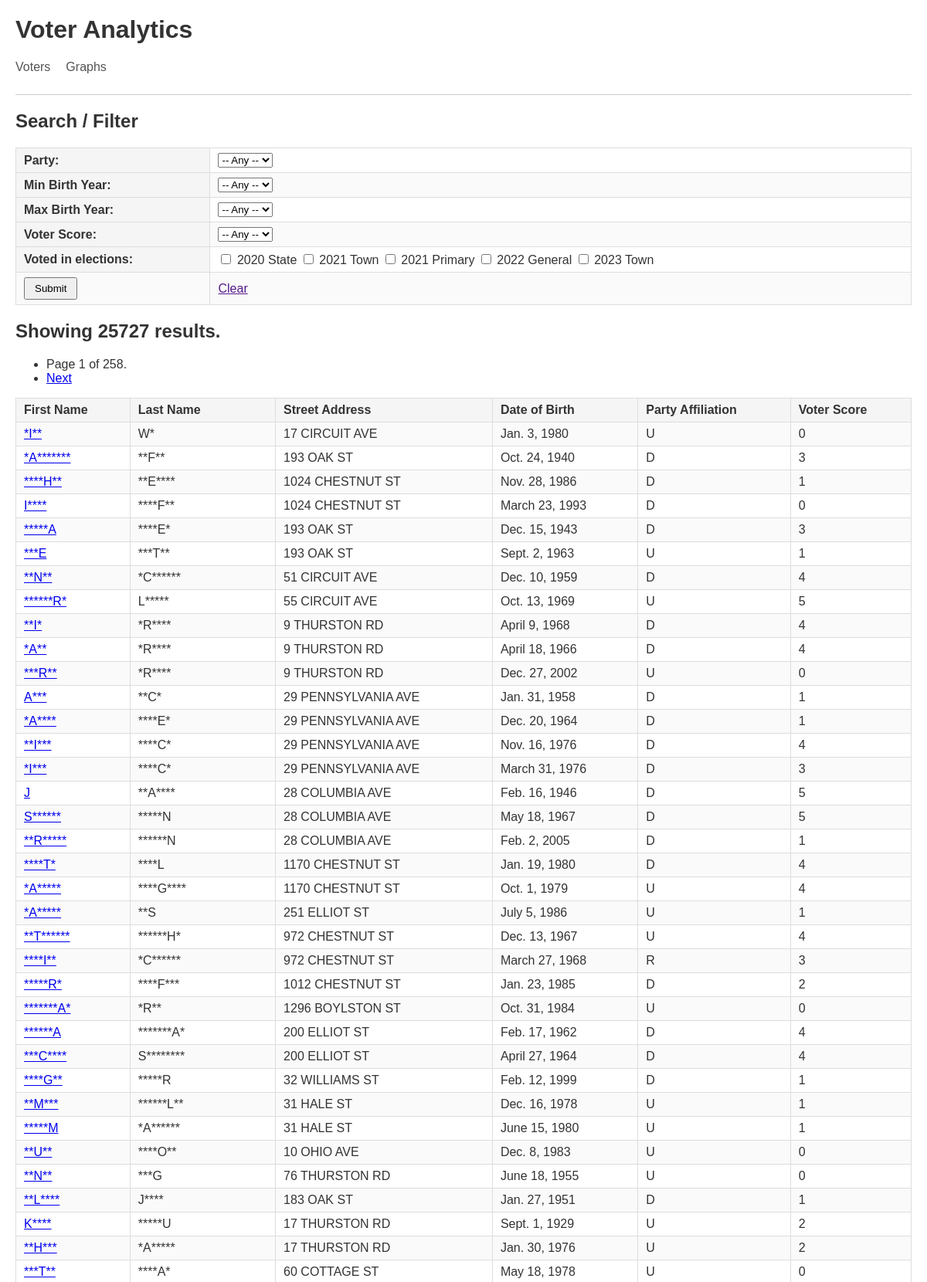
Screenshot of /voter_analytics/ (upper part) with the database file from the repository.
### voter_analytics/models.py (models this page shows, shortened)
class Voter(models.Model):
    last_name = models.TextField()
    first_name = models.TextField()
    street_number = models.TextField()
    street_name = models.TextField()
    apartment_number = models.TextField()
    zip_code = models.TextField()
    date_of_birth = models.DateField()
    date_of_registration = models.DateField()
    party_affiliation = models.TextField()
    precinct_number = models.TextField()
    v20state = models.BooleanField()
    v21town = models.BooleanField()
    v21primary = models.BooleanField()
    v22general = models.BooleanField()
    v23town = models.BooleanField()
    voter_score = models.IntegerField()

### voter_analytics/views.py (the view)
# urls.py: path('', views.VoterListView.as_view(), name='voters'),
class VoterListView(ListView):
    template_name = 'voter_analytics/voters.html'
    model = Voter
    context_object_name = 'voters'
    paginate_by = 100
    def get_queryset(self):
        qs = super().get_queryset()
        if 'party' in self.request.GET:
            party = self.request.GET['party']
            if party:
                qs = qs.filter(party_affiliation=party)
        if 'min_dob' in self.request.GET:
            min_dob = self.request.GET['min_dob']
            if min_dob:
                qs = qs.filter(date_of_birth__year__gte=min_dob)
        if 'max_dob' in self.request.GET:
            max_dob = self.request.GET['max_dob']
            if max_dob:
                qs = qs.filter(date_of_birth__year__lte=max_dob)
        if 'voter_score' in self.request.GET:
            voter_score = self.request.GET['voter_score']
            if voter_score:
                qs = qs.filter(voter_score=voter_score)
        for field in ['v20state', 'v21town', 'v21primary', 'v22general', 'v23town']:
            if self.request.GET.get(field):
                qs = qs.filter(**{field: True})
        return qs
    def get_context_data(self, **kwargs):
        context = super().get_context_data(**kwargs)
        context['parties'] = Voter.objects.values_list('party_affiliation', flat=True).distinct().order_by('party_affiliation')
        context['years'] = range(1900, 2024)
        context['scores'] = range(0, 6)
        context['selected_party'] = self.request.GET.get('party', '')
        context['selected_min_dob'] = self.request.GET.get('min_dob', '')
        context['selected_max_dob'] = self.request.GET.get('max_dob', '')
        context['selected_voter_score'] = self.request.GET.get('voter_score', '')
        context['selected_v20state'] = self.request.GET.get('v20state', '')
        context['selected_v21town'] = self.request.GET.get('v21town', '')
        context['selected_v21primary'] = self.request.GET.get('v21primary', '')
        context['selected_v22general'] = self.request.GET.get('v22general', '')
        context['selected_v23town'] = self.request.GET.get('v23town', '')
        return context

### voter_analytics/templates/voter_analytics/voters.html (shortened to what this page needs)
{% extends 'voter_analytics/base.html' %}
{% block content %}
<div class="container">
    {% include "voter_analytics/search.html" %}
    <h2>Showing {{ page_obj.paginator.count }} results.</h2>
    <div class="row">
        {% if is_paginated %}
        <ul class="pagination">
                <li><span>Page {{ page_obj.number }} of {{ page_obj.paginator.num_pages }}.</span></li>
            {% if page_obj.has_next %}
                <li><span><a href="?page={{ page_obj.next_page_number }}">Next</a></span></li>
            {% endif %}
        </ul>
        {% endif %}
    </div>
    <div class="row">
        <table>
            <tr>
                <th>First Name</th>
                <th>Last Name</th>
                <th>Street Address</th>
                <th>Date of Birth</th>
                <th>Party Affiliation</th>
                <th>Voter Score</th>
            </tr>
            {% for voter in voters %}
            <tr>
                <td><a href="{% url 'voter' voter.pk %}">{{ voter.first_name }}</a></td>
                <td>{{ voter.last_name }}</td>
                <td>{{ voter.street_number }} {{ voter.street_name }}</td>
                <td>{{ voter.date_of_birth }}</td>
                <td>{{ voter.party_affiliation }}</td>
                <td>{{ voter.voter_score }}</td>
            </tr>
            {% endfor %}
        </table>
    </div>
</div>
{% endblock %}

### voter_analytics/templates/voter_analytics/base.html (shortened to what this page needs)
{% load static %}
<html>
    <head>
        <link rel="stylesheet" href="{% static 'styles.css' %}">
    </head>
    <body>
        <header>
            <h1>Voter Analytics</h1>
            <nav>
                <ul>
                    <li><a href="{% url 'voters' %}">Voters</a></li>
                    <li><a href="{% url 'graphs' %}">Graphs</a></li>
                </ul>
            </nav>
        </header>
    {% block content %}
    {% endblock %}
    </body>
</html>

### voter_analytics/templates/voter_analytics/search.html (shortened to what this page needs)
<h2>Search / Filter</h2>
<form action="">
<table>
    <tr>
        <th>Party:</th>
        <td>
            <select name="party">
                <option value="">-- Any --</option>
            </select>
        </td>
    </tr>
    <tr>
        <th>Min Birth Year:</th>
        <td>
            <select name="min_dob">
                <option value="">-- Any --</option>
            </select>
        </td>
    </tr>
    <tr>
        <th>Max Birth Year:</th>
        <td>
            <select name="max_dob">
                <option value="">-- Any --</option>
            </select>
        </td>
    </tr>
    <tr>
        <th>Voter Score:</th>
        <td>
            <select name="voter_score">
                <option value="">-- Any --</option>
            </select>
        </td>
    </tr>
    <tr>
        <th>Voted in elections:</th>
        <td>
            <label><input type="checkbox" name="v20state" {% if selected_v20state %}checked{% endif %}> 2020 State</label>
            <label><input type="checkbox" name="v21town" {% if selected_v21town %}checked{% endif %}> 2021 Town</label>
            <label><input type="checkbox" name="v21primary" {% if selected_v21primary %}checked{% endif %}> 2021 Primary</label>
            <label><input type="checkbox" name="v22general" {% if selected_v22general %}checked{% endif %}> 2022 General</label>
            <label><input type="checkbox" name="v23town" {% if selected_v23town %}checked{% endif %}> 2023 Town</label>
        </td>
    </tr>
    <tr>
        <td><input type="submit" value="Submit"></td>
        <td><a href="">Clear</a></td>
    </tr>
</table>
</form>

### static/styles.css (style rules this page uses)
body { font-family: sans-serif; margin: 20px; color: #333; }
header { border-bottom: 1px solid #ccc; margin-bottom: 20px; padding-bottom: 10px; }
nav ul { list-style: none; padding: 0; display: flex; gap: 20px; }
nav a { text-decoration: none; color: #555; }
table { border-collapse: collapse; width: 100%; }
th, td { border: 1px solid #ddd; padding: 6px 10px; text-align: left; }
th { background: #f5f5f5; }
tr:nth-child(even) { background: #fafafa; }
input[type="submit"] { padding: 5px 12px; cursor: pointer; }

### rows the page displays
Voter: first_name "*I**", last_name "W*", street_number "17", street_name "CIRCUIT AVE", date_of_birth "Jan. 3, 1980", party_affiliation "U", voter_score "0"
Voter: first_name "*A*******", last_name "**F**", street_number "193", street_name "OAK ST", date_of_birth "Oct. 24, 1940", party_affiliation "D", voter_score "3"
Voter: first_name "****H**", last_name "**E****", street_number "1024", street_name "CHESTNUT ST", date_of_birth "Nov. 28, 1986", party_affiliation "D", voter_score "1"
Voter: first_name "I****", last_name "****F**", street_number "1024", street_name "CHESTNUT ST", date_of_birth "March 23, 1993", party_affiliation "D", voter_score "0"
Voter: first_name "*****A", last_name "****E*", street_number "193", street_name "OAK ST", date_of_birth "Dec. 15, 1943", party_affiliation "D", voter_score "3"
Voter: first_name "***E", last_name "***T**", street_number "193", street_name "OAK ST", date_of_birth "Sept. 2, 1963", party_affiliation "U", voter_score "1"
Voter: first_name "**N**", last_name "*C******", street_number "51", street_name "CIRCUIT AVE", date_of_birth "Dec. 10, 1959", party_affiliation "D", voter_score "4"
Voter: first_name "******R*", last_name "L*****", street_number "55", street_name "CIRCUIT AVE", date_of_birth "Oct. 13, 1969", party_affiliation "U", voter_score "5"
Voter: first_name "**I*", last_name "*R****", street_number "9", street_name "THURSTON RD", date_of_birth "April 9, 1968", party_affiliation "D", voter_score "4"
Voter: first_name "*A**", last_name "*R****", street_number "9", street_name "THURSTON RD", date_of_birth "April 18, 1966", party_affiliation "D", voter_score "4"
Voter: first_name "***R**", last_name "*R****", street_number "9", street_name "THURSTON RD", date_of_birth "Dec. 27, 2002", party_affiliation "U", voter_score "0"
Voter: first_name "A***", last_name "**C*", street_number "29", street_name "PENNSYLVANIA AVE", date_of_birth "Jan. 31, 1958", party_affiliation "D", voter_score "1"
Voter: first_name "*A****", last_name "****E*", street_number "29", street_name "PENNSYLVANIA AVE", date_of_birth "Dec. 20, 1964", party_affiliation "D", voter_score "1"
Voter: first_name "**I***", last_name "****C*", street_number "29", street_name "PENNSYLVANIA AVE", date_of_birth "Nov. 16, 1976", party_affiliation "D", voter_score "4"
Voter: first_name "*I***", last_name "****C*", street_number "29", street_name "PENNSYLVANIA AVE", date_of_birth "March 31, 1976", party_affiliation "D", voter_score "3"
Voter: first_name "J", last_name "**A****", street_number "28", street_name "COLUMBIA AVE", date_of_birth "Feb. 16, 1946", party_affiliation "D", voter_score "5"
Voter: first_name "S******", last_name "*****N", street_number "28", street_name "COLUMBIA AVE", date_of_birth "May 18, 1967", party_affiliation "D", voter_score "5"
Voter: first_name "**R*****", last_name "******N", street_number "28", street_name "COLUMBIA AVE", date_of_birth "Feb. 2, 2005", party_affiliation "D", voter_score "1"
Voter: first_name "****T*", last_name "****L", street_number "1170", street_name "CHESTNUT ST", date_of_birth "Jan. 19, 1980", party_affiliation "D", voter_score "4"
Voter: first_name "*A*****", last_name "****G****", street_number "1170", street_name "CHESTNUT ST", date_of_birth "Oct. 1, 1979", party_affiliation "U", voter_score "4"
Voter: first_name "*A*****", last_name "**S", street_number "251", street_name "ELLIOT ST", date_of_birth "July 5, 1986", party_affiliation "U", voter_score "1"
Voter: first_name "**T******", last_name "******H*", street_number "972", street_name "CHESTNUT ST", date_of_birth "Dec. 13, 1967", party_affiliation "U", voter_score "4"
Voter: first_name "****I**", last_name "*C******", street_number "972", street_name "CHESTNUT ST", date_of_birth "March 27, 1968", party_affiliation "R", voter_score "3"
Voter: first_name "*****R*", last_name "****F***", street_number "1012", street_name "CHESTNUT ST", date_of_birth "Jan. 23, 1985", party_affiliation "D", voter_score "2"
Voter: first_name "*******A*", last_name "*R**", street_number "1296", street_name "BOYLSTON ST", date_of_birth "Oct. 31, 1984", party_affiliation "U", voter_score "0"
Voter: first_name "******A", last_name "*******A*", street_number "200", street_name "ELLIOT ST", date_of_birth "Feb. 17, 1962", party_affiliation "D", voter_score "4"
Voter: first_name "***C****", last_name "S********", street_number "200", street_name "ELLIOT ST", date_of_birth "April 27, 1964", party_affiliation "D", voter_score "4"
Voter: first_name "****G**", last_name "*****R", street_number "32", street_name "WILLIAMS ST", date_of_birth "Feb. 12, 1999", party_affiliation "D", voter_score "1"
Voter: first_name "**M***", last_name "******L**", street_number "31", street_name "HALE ST", date_of_birth "Dec. 16, 1978", party_affiliation "U", voter_score "1"
Voter: first_name "*****M", last_name "*A******", street_number "31", street_name "HALE ST", date_of_birth "June 15, 1980", party_affiliation "U", voter_score "1"
Voter: first_name "**U**", last_name "****O**", street_number "10", street_name "OHIO AVE", date_of_birth "Dec. 8, 1983", party_affiliation "U", voter_score "0"
Voter: first_name "**N**", last_name "***G", street_number "76", street_name "THURSTON RD", date_of_birth "June 18, 1955", party_affiliation "U", voter_score "0"
Voter: first_name "**L****", last_name "J****", street_number "183", street_name "OAK ST", date_of_birth "Jan. 27, 1951", party_affiliation "D", voter_score "1"
Voter: first_name "K****", last_name "*****U", street_number "17", street_name "THURSTON RD", date_of_birth "Sept. 1, 1929", party_affiliation "U", voter_score "2"
Voter: first_name "**H***", last_name "*A*****", street_number "17", street_name "THURSTON RD", date_of_birth "Jan. 30, 1976", party_affiliation "U", voter_score "2"
Voter: first_name "***T**", last_name "****A*", street_number "60", street_name "COTTAGE ST", date_of_birth "May 18, 1978", party_affiliation "U", voter_score "0"

### other values shown
{{ page_obj.paginator.count }} "25727"
{{ page_obj.number }} "1"
{{ page_obj.paginator.num_pages }} "258"
